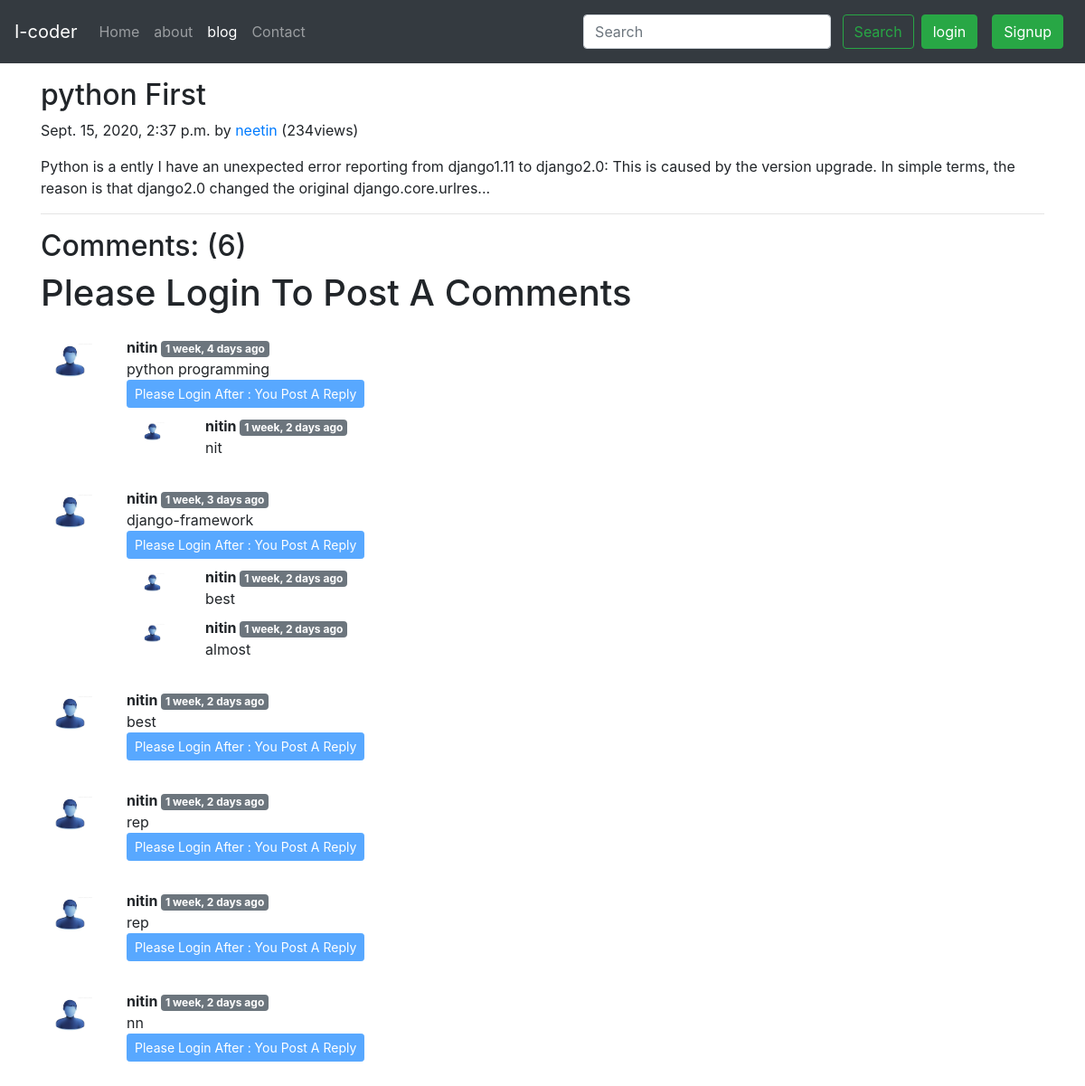
/blog/python-First, run on the app's committed database.
### blog/models.py (models this page shows, shortened)
class Post(models.Model):
    sno = models.AutoField(primary_key=True)
    title = models.CharField(max_length=255)
    content = models.TextField()
    author = models.CharField(max_length=20)
    slug = models.CharField(max_length=220)
    timeStamp = models.DateTimeField(blank=True)

class BlogComment(models.Model):
    sno = models.AutoField(primary_key=True)
    comment = models.TextField()
    user = models.ForeignKey(User, on_delete=models.CASCADE)
    post = models.ForeignKey(Post, on_delete=models.CASCADE)
    parent = models.ForeignKey('self', on_delete=models.CASCADE, null=True)
    timestamp = models.DateTimeField(default=now)

### blog/views.py (the view)
# urls.py: path('<str:slug>', views.blogPost, name='blogPost')
def blogPost(request , slug):
    post = Post.objects.filter(slug=slug).first()
    comments = BlogComment.objects.filter(post=post, parent=None)
    replies = BlogComment.objects.filter(post=post).exclude(parent=None)
    replyDict = {}
    for reply in replies:
        if reply.parent.sno not in replyDict.keys():
            replyDict[reply.parent.sno] = [reply]
        else:
            replyDict[reply.parent.sno].append(reply)
    context = {'post':post, 'comments':comments, 'user':request.user, 'replyDict':replyDict}
    return render(request,'blog/blogPost.html',context)

### blog/templatetags/extras.py (called while the page is built)
@register.filter(name='get_val')
def get_val(dict, key):
    return dict.get(key)

### templates/blog/blogPost.html (shortened to what this page needs)
{% extends 'base.html' %}
{% block blogactive %}active {% endblock blogactive %}
{% block body %}
{% load humanize %}
{% load extras %}
<div class="container my-3">
    <h2 class="blog-post-title">{{post.title}}</h2>
    <p class="blog-post-meta">{{post.timeStamp}} by <a href="/about">{{post.author}}</a> <span>(234views)</span></p>
    <p>{{post.content|safe}}</p>
    <hr>
</div>
<div class="container">
    <h2 class="text-capitalize ">comments: ({{comments.count}})</h2>
    <div class="my-2">
        {% if  user.is_authenticated %}
        {% comment %} #user are logged in so comments here {% endcomment %}
        <form action="/blog/postComment" method="post">
            {% csrf_token %}
            <div class="form-group">
                <label for="comment">Post Comments here..</label>
                <input type="text" class="form-control" id="comment" name="comment" aria-describedby="comment"
                    placeholder="Enter Comments Here..">
            </div>
            <input type="hidden" name="postSno" value="{{post.sno}}">
            <input type="hidden" name="parentSno">
            <button type="submit" class="btn btn-primary">Submit</button>
        </form>
        {% else %}
        <h1>Please Login To Post A Comments</h1>
        {% endif %}
    </div>
    {% for comment in comments %}
    <div class="row my-4">
        <div class="col-md-1">
            <img class="rounded mx-auto d-block w-100 p-2 " src="/static/img/1.jpg" alt="nitin">
        </div>
        <div class="col-md-11 ">
            <b> {{comment.user.username}} </b> <span class="badge badge-secondary">
                {{comment.timestamp |naturaltime}}</span>
            <div> {{comment.comment}} </div>
            <div class="reply mx:0">
                {% if  user.is_authenticated %}
                {% comment %} reply ? {% endcomment %}
                <button class="btn btn-primary btn-sm mt-2" type="button" data-toggle="collapse"
                    data-target="#replyBox{{comment.sno}}" aria-expanded="false"
                    aria-controls="replyBox{{comment.sno}}">
                    Reply
                </button>
                </p>
                <div class="collapse" id="replyBox{{comment.sno}}">
                    <div class="card card-body my-2">
                        <form action="/blog/postComment" method="post">
                            {% csrf_token %}
                            <div class="form-group">
                                <label for="comment">Post a Reply Here..</label>
                                <input type="text" class="form-control" id="comment" name="comment"
                                    aria-describedby="comment" placeholder="Enter Reply Here..">
                                <input type="hidden" name="parentSno" value="{{comment.sno}}">
                            </div>
                            <input type="hidden" name="postSno" value="{{post.sno}}">
                            <button type="submit" class="btn btn-primary">Submit</button>
                        </form>
                    </div>
                </div>
                {% else %}
                <button class="btn btn-primary btn-sm " type="button" data-toggle="collapse"
                    data-target="#replyBox{{comment.sno}}" aria-expanded="false" aria-controls="replyBox{{comment.sno}}"
                    disabled>
                    Please Login After : You Post A Reply
                </button>
                {% endif %}
                <div class="replies my-2">
                    {% for reply in replyDict|get_val:comment.sno %}
                    <div class="row my-2">
                        <div class="col-md-1 col-11">
                            <img class="rounded mx-auto d-block w-75 p-2" src="/static/img/1.jpg" alt="nitin">
                        </div>
                        <div class="col-md-11 col-1">
                            <b> {{reply.user.username}} </b> <span class="badge badge-secondary">
                                {{reply.timestamp |naturaltime}}</span>
                            <div> {{reply.comment}} </div>
                        </div>
                        <br>
                    </div>
                    {% endfor %}
                </div>
            </div>
        </div>
    </div>
    {% endfor %}
</div>
{% endblock body %}

### data on the page
Post: title "python First", timeStamp "Sept. 15, 2020, 2:37 p.m.", author "neetin", content "Python is a ently I have an unexpected error reporting from django1.11 to django2.0: This is caused by the version upgrade. In simple terms, the reason is that django2.0 changed the original django.core.urlres..."
BlogComment: user.username "nitin", timestamp "1 week, 4 days ago", comment "python programming"
BlogComment: user.username "nitin", timestamp "1 week, 2 days ago", comment "nit"
BlogComment: user.username "nitin", timestamp "1 week, 3 days ago", comment "django-framework"
BlogComment: user.username "nitin", timestamp "1 week, 2 days ago", comment "best"
BlogComment: user.username "nitin", timestamp "1 week, 2 days ago", comment "almost"
BlogComment: user.username "nitin", timestamp "1 week, 2 days ago", comment "best"
BlogComment: user.username "nitin", timestamp "1 week, 2 days ago", comment "rep"
BlogComment: user.username "nitin", timestamp "1 week, 2 days ago", comment "rep"
BlogComment: user.username "nitin", timestamp "1 week, 2 days ago", comment "nn"

### other printed values
{{ comments.count }} "6"
